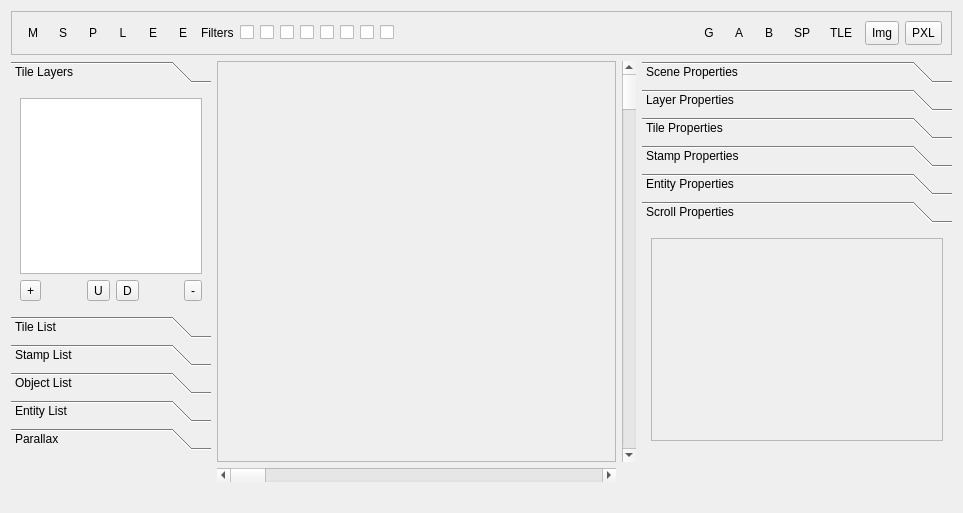
<?xml version="1.0" encoding="UTF-8"?>
<ui version="4.0">
 <class>SceneEditorv5</class>
 <widget class="QWidget" name="SceneEditorv5">
  <property name="geometry">
   <rect>
    <x>0</x>
    <y>0</y>
    <width>963</width>
    <height>513</height>
   </rect>
  </property>
  <property name="windowTitle">
   <string>Form</string>
  </property>
  <layout class="QGridLayout" name="gridLayout">
   <item row="1" column="1" rowspan="3" colspan="2">
    <widget class="QFrame" name="viewerFrame">
     <property name="frameShape">
      <enum>QFrame::StyledPanel</enum>
     </property>
     <property name="frameShadow">
      <enum>QFrame::Raised</enum>
     </property>
     <layout class="QVBoxLayout" name="verticalLayout"/>
    </widget>
   </item>
   <item row="5" column="0" colspan="5">
    <widget class="QLabel" name="statusLabel">
     <property name="text">
      <string/>
     </property>
    </widget>
   </item>
   <item row="1" column="4">
    <widget class="QToolBox" name="propertiesBox">
     <property name="maximumSize">
      <size>
       <width>310</width>
       <height>16777215</height>
      </size>
     </property>
     <property name="currentIndex">
      <number>5</number>
     </property>
     <widget class="QWidget" name="scenePropPage">
      <property name="geometry">
       <rect>
        <x>0</x>
        <y>0</y>
        <width>310</width>
        <height>244</height>
       </rect>
      </property>
      <attribute name="label">
       <string>Scene Properties</string>
      </attribute>
      <layout class="QGridLayout" name="gridLayout_8">
       <item row="0" column="0">
        <widget class="QFrame" name="scenePropFrame">
         <property name="frameShape">
          <enum>QFrame::StyledPanel</enum>
         </property>
         <property name="frameShadow">
          <enum>QFrame::Raised</enum>
         </property>
         <layout class="QGridLayout" name="gridLayout_13"/>
        </widget>
       </item>
      </layout>
     </widget>
     <widget class="QWidget" name="layerPropPage">
      <property name="geometry">
       <rect>
        <x>0</x>
        <y>0</y>
        <width>310</width>
        <height>244</height>
       </rect>
      </property>
      <attribute name="label">
       <string>Layer Properties</string>
      </attribute>
      <layout class="QGridLayout" name="gridLayout_9">
       <item row="0" column="0">
        <widget class="QFrame" name="layerPropFrame">
         <property name="frameShape">
          <enum>QFrame::StyledPanel</enum>
         </property>
         <property name="frameShadow">
          <enum>QFrame::Raised</enum>
         </property>
         <layout class="QGridLayout" name="gridLayout_12"/>
        </widget>
       </item>
      </layout>
     </widget>
     <widget class="QWidget" name="tilePropPage">
      <property name="geometry">
       <rect>
        <x>0</x>
        <y>0</y>
        <width>310</width>
        <height>244</height>
       </rect>
      </property>
      <attribute name="label">
       <string>Tile Properties</string>
      </attribute>
      <layout class="QGridLayout" name="gridLayout_5">
       <item row="0" column="0">
        <widget class="QFrame" name="tilePropFrame">
         <property name="frameShape">
          <enum>QFrame::StyledPanel</enum>
         </property>
         <property name="frameShadow">
          <enum>QFrame::Raised</enum>
         </property>
         <layout class="QGridLayout" name="gridLayout_7"/>
        </widget>
       </item>
      </layout>
     </widget>
     <widget class="QWidget" name="stampPropPage">
      <property name="geometry">
       <rect>
        <x>0</x>
        <y>0</y>
        <width>310</width>
        <height>244</height>
       </rect>
      </property>
      <attribute name="label">
       <string>Stamp Properties</string>
      </attribute>
      <layout class="QGridLayout" name="gridLayout_20">
       <item row="0" column="0">
        <widget class="QFrame" name="stampPropFrame">
         <property name="frameShape">
          <enum>QFrame::StyledPanel</enum>
         </property>
         <property name="frameShadow">
          <enum>QFrame::Raised</enum>
         </property>
         <layout class="QGridLayout" name="gridLayout_19"/>
        </widget>
       </item>
      </layout>
     </widget>
     <widget class="QWidget" name="objPropPage">
      <property name="geometry">
       <rect>
        <x>0</x>
        <y>0</y>
        <width>310</width>
        <height>244</height>
       </rect>
      </property>
      <attribute name="label">
       <string>Entity Properties</string>
      </attribute>
      <layout class="QGridLayout" name="gridLayout_10">
       <item row="0" column="0">
        <widget class="QFrame" name="objPropFrame">
         <property name="frameShape">
          <enum>QFrame::StyledPanel</enum>
         </property>
         <property name="frameShadow">
          <enum>QFrame::Raised</enum>
         </property>
         <layout class="QGridLayout" name="gridLayout_11"/>
        </widget>
       </item>
      </layout>
     </widget>
     <widget class="QWidget" name="scrollPropPage">
      <property name="geometry">
       <rect>
        <x>0</x>
        <y>0</y>
        <width>310</width>
        <height>244</height>
       </rect>
      </property>
      <attribute name="label">
       <string>Scroll Properties</string>
      </attribute>
      <layout class="QGridLayout" name="gridLayout_16">
       <item row="0" column="0">
        <widget class="QFrame" name="scrPropFrame">
         <property name="frameShape">
          <enum>QFrame::StyledPanel</enum>
         </property>
         <property name="frameShadow">
          <enum>QFrame::Raised</enum>
         </property>
         <layout class="QGridLayout" name="gridLayout_17"/>
        </widget>
       </item>
      </layout>
     </widget>
    </widget>
   </item>
   <item row="1" column="3" rowspan="3">
    <widget class="QScrollBar" name="verticalScrollBar">
     <property name="orientation">
      <enum>Qt::Vertical</enum>
     </property>
    </widget>
   </item>
   <item row="4" column="1" colspan="2">
    <widget class="QScrollBar" name="horizontalScrollBar">
     <property name="orientation">
      <enum>Qt::Horizontal</enum>
     </property>
    </widget>
   </item>
   <item row="0" column="0" colspan="5">
    <widget class="QFrame" name="frame">
     <property name="minimumSize">
      <size>
       <width>0</width>
       <height>44</height>
      </size>
     </property>
     <property name="frameShape">
      <enum>QFrame::StyledPanel</enum>
     </property>
     <property name="frameShadow">
      <enum>QFrame::Raised</enum>
     </property>
     <layout class="QGridLayout" name="gridLayout_2">
      <item row="0" column="17">
       <widget class="QToolButton" name="useGizmos">
        <property name="minimumSize">
         <size>
          <width>24</width>
          <height>24</height>
         </size>
        </property>
        <property name="toolTip">
         <string>Show Gizmos</string>
        </property>
        <property name="text">
         <string>G</string>
        </property>
        <property name="icon">
         <iconset>
          <normaloff>:/icons/ic_preview_48px.svg</normaloff>:/icons/ic_preview_48px.svg</iconset>
        </property>
        <property name="checkable">
         <bool>true</bool>
        </property>
        <property name="autoRaise">
         <bool>true</bool>
        </property>
       </widget>
      </item>
      <item row="0" column="19">
       <widget class="QToolButton" name="showCollisionB">
        <property name="minimumSize">
         <size>
          <width>24</width>
          <height>24</height>
         </size>
        </property>
        <property name="toolTip">
         <string>Show Collision Plane B</string>
        </property>
        <property name="text">
         <string>B</string>
        </property>
        <property name="checkable">
         <bool>true</bool>
        </property>
        <property name="autoRaise">
         <bool>true</bool>
        </property>
       </widget>
      </item>
      <item row="0" column="8">
       <widget class="QCheckBox" name="filterBox2">
        <property name="toolTip">
         <string>Toggles scene filter 2</string>
        </property>
        <property name="text">
         <string/>
        </property>
       </widget>
      </item>
      <item row="0" column="2">
       <widget class="QToolButton" name="pencilTool">
        <property name="minimumSize">
         <size>
          <width>24</width>
          <height>24</height>
         </size>
        </property>
        <property name="toolTip">
         <string>Pencil Tool</string>
        </property>
        <property name="text">
         <string>P</string>
        </property>
        <property name="icon">
         <iconset>
          <normaloff>:/icons/ic_mode_edit_48px.svg</normaloff>:/icons/ic_mode_edit_48px.svg</iconset>
        </property>
        <property name="autoRaise">
         <bool>true</bool>
        </property>
       </widget>
      </item>
      <item row="0" column="3">
       <widget class="QToolButton" name="stampTool">
        <property name="minimumSize">
         <size>
          <width>24</width>
          <height>24</height>
         </size>
        </property>
        <property name="toolTip">
         <string>Stamp Tool</string>
        </property>
        <property name="text">
         <string>L</string>
        </property>
        <property name="icon">
         <iconset>
          <normaloff>:/icons/ic_approval_48px.svg</normaloff>:/icons/ic_approval_48px.svg</iconset>
        </property>
        <property name="autoRaise">
         <bool>true</bool>
        </property>
       </widget>
      </item>
      <item row="0" column="0">
       <widget class="QToolButton" name="panTool">
        <property name="minimumSize">
         <size>
          <width>24</width>
          <height>24</height>
         </size>
        </property>
        <property name="toolTip">
         <string>Pan Tool</string>
        </property>
        <property name="text">
         <string>M</string>
        </property>
        <property name="icon">
         <iconset>
          <normaloff>:/icons/ic_pan_tool_48px.svg</normaloff>:/icons/ic_pan_tool_48px.svg</iconset>
        </property>
        <property name="autoRaise">
         <bool>true</bool>
        </property>
       </widget>
      </item>
      <item row="0" column="20">
       <widget class="QToolButton" name="showParallax">
        <property name="minimumSize">
         <size>
          <width>24</width>
          <height>24</height>
         </size>
        </property>
        <property name="toolTip">
         <string>Show Parallax Lines</string>
        </property>
        <property name="text">
         <string>SP</string>
        </property>
        <property name="icon">
         <iconset>
          <normaloff>:/icons/ic_horizontal_split_48px.svg</normaloff>:/icons/ic_horizontal_split_48px.svg</iconset>
        </property>
        <property name="checkable">
         <bool>true</bool>
        </property>
        <property name="autoRaise">
         <bool>true</bool>
        </property>
       </widget>
      </item>
      <item row="0" column="21">
       <widget class="QToolButton" name="showTileGrid">
        <property name="minimumSize">
         <size>
          <width>24</width>
          <height>24</height>
         </size>
        </property>
        <property name="toolTip">
         <string>Show Grid</string>
        </property>
        <property name="text">
         <string>TLE</string>
        </property>
        <property name="icon">
         <iconset>
          <normaloff>:/icons/ic_grid_48px.svg</normaloff>:/icons/ic_grid_48px.svg</iconset>
        </property>
        <property name="checkable">
         <bool>true</bool>
        </property>
        <property name="autoRaise">
         <bool>true</bool>
        </property>
       </widget>
      </item>
      <item row="0" column="23">
       <widget class="QToolButton" name="exportSceneImg">
        <property name="minimumSize">
         <size>
          <width>24</width>
          <height>24</height>
         </size>
        </property>
        <property name="toolTip">
         <string>Export Scene as Image</string>
        </property>
        <property name="text">
         <string>Img</string>
        </property>
        <property name="icon">
         <iconset>
          <normaloff>:/icons/ic_image_48px.svg</normaloff>:/icons/ic_image_48px.svg</iconset>
        </property>
       </widget>
      </item>
      <item row="0" column="11">
       <widget class="QCheckBox" name="filterBox5">
        <property name="toolTip">
         <string>Toggles scene filter 5</string>
        </property>
        <property name="text">
         <string/>
        </property>
       </widget>
      </item>
      <item row="0" column="5">
       <widget class="QToolButton" name="entityTool">
        <property name="minimumSize">
         <size>
          <width>24</width>
          <height>24</height>
         </size>
        </property>
        <property name="toolTip">
         <string>Entity Tool</string>
        </property>
        <property name="text">
         <string>E</string>
        </property>
        <property name="icon">
         <iconset>
          <normaloff>:/icons/ic_view_in_ar_48px.svg</normaloff>:/icons/ic_view_in_ar_48px.svg</iconset>
        </property>
        <property name="autoRaise">
         <bool>true</bool>
        </property>
       </widget>
      </item>
      <item row="0" column="10">
       <widget class="QCheckBox" name="filterBox4">
        <property name="toolTip">
         <string>Toggles scene filter 4</string>
        </property>
        <property name="text">
         <string/>
        </property>
       </widget>
      </item>
      <item row="0" column="13">
       <widget class="QCheckBox" name="filterBox7">
        <property name="toolTip">
         <string>Toggles scene filter 7</string>
        </property>
        <property name="text">
         <string/>
        </property>
       </widget>
      </item>
      <item row="0" column="7">
       <widget class="QCheckBox" name="filterBox1">
        <property name="toolTip">
         <string>Toggles scene filter 1</string>
        </property>
        <property name="text">
         <string/>
        </property>
       </widget>
      </item>
      <item row="0" column="4">
       <widget class="QToolButton" name="eraserTool">
        <property name="minimumSize">
         <size>
          <width>24</width>
          <height>24</height>
         </size>
        </property>
        <property name="toolTip">
         <string>Eraser Tool</string>
        </property>
        <property name="text">
         <string>E</string>
        </property>
        <property name="icon">
         <iconset>
          <normaloff>:/icons/ic_eraser_48px.svg</normaloff>:/icons/ic_eraser_48px.svg</iconset>
        </property>
        <property name="autoRaise">
         <bool>true</bool>
        </property>
       </widget>
      </item>
      <item row="0" column="18">
       <widget class="QToolButton" name="showCollisionA">
        <property name="minimumSize">
         <size>
          <width>24</width>
          <height>24</height>
         </size>
        </property>
        <property name="toolTip">
         <string>Show Collision Plane A</string>
        </property>
        <property name="text">
         <string>A</string>
        </property>
        <property name="checkable">
         <bool>true</bool>
        </property>
        <property name="autoRaise">
         <bool>true</bool>
        </property>
       </widget>
      </item>
      <item row="0" column="1">
       <widget class="QToolButton" name="selectTool">
        <property name="minimumSize">
         <size>
          <width>24</width>
          <height>24</height>
         </size>
        </property>
        <property name="toolTip">
         <string>Select Tool</string>
        </property>
        <property name="text">
         <string>S</string>
        </property>
        <property name="icon">
         <iconset>
          <normaloff>:/icons/ic_highlight_alt_48px.svg</normaloff>:/icons/ic_highlight_alt_48px.svg</iconset>
        </property>
        <property name="autoRaise">
         <bool>true</bool>
        </property>
       </widget>
      </item>
      <item row="0" column="6">
       <widget class="QLabel" name="label">
        <property name="text">
         <string>Filters</string>
        </property>
       </widget>
      </item>
      <item row="0" column="24">
       <widget class="QToolButton" name="expScene">
        <property name="minimumSize">
         <size>
          <width>24</width>
          <height>24</height>
         </size>
        </property>
        <property name="toolTip">
         <string>Export Scene as XML</string>
        </property>
        <property name="text">
         <string>PXL</string>
        </property>
        <property name="icon">
         <iconset>
          <normaloff>:/icons/ic_export_48px.svg</normaloff>:/icons/ic_export_48px.svg</iconset>
        </property>
        <property name="checkable">
         <bool>true</bool>
        </property>
        <property name="autoRaise">
         <bool>false</bool>
        </property>
       </widget>
      </item>
      <item row="0" column="9">
       <widget class="QCheckBox" name="filterBox3">
        <property name="toolTip">
         <string>Toggles scene filter 3</string>
        </property>
        <property name="text">
         <string/>
        </property>
       </widget>
      </item>
      <item row="0" column="12">
       <widget class="QCheckBox" name="filterBox6">
        <property name="toolTip">
         <string>Toggles scene filter 6</string>
        </property>
        <property name="text">
         <string/>
        </property>
       </widget>
      </item>
      <item row="0" column="16">
       <spacer name="horizontalSpacer">
        <property name="orientation">
         <enum>Qt::Horizontal</enum>
        </property>
        <property name="sizeHint" stdset="0">
         <size>
          <width>40</width>
          <height>20</height>
         </size>
        </property>
       </spacer>
      </item>
      <item row="0" column="14">
       <widget class="QCheckBox" name="filterBox8">
        <property name="toolTip">
         <string>Toggles scene filter 8</string>
        </property>
        <property name="text">
         <string/>
        </property>
       </widget>
      </item>
     </layout>
    </widget>
   </item>
   <item row="1" column="0">
    <widget class="QToolBox" name="toolBox">
     <property name="maximumSize">
      <size>
       <width>200</width>
       <height>16777215</height>
      </size>
     </property>
     <property name="currentIndex">
      <number>0</number>
     </property>
     <widget class="QWidget" name="layerPage">
      <property name="geometry">
       <rect>
        <x>0</x>
        <y>0</y>
        <width>200</width>
        <height>244</height>
       </rect>
      </property>
      <attribute name="label">
       <string>Tile Layers</string>
      </attribute>
      <layout class="QGridLayout" name="gridLayout_3">
       <item row="1" column="4">
        <spacer name="horizontalSpacer_6">
         <property name="orientation">
          <enum>Qt::Horizontal</enum>
         </property>
         <property name="sizeHint" stdset="0">
          <size>
           <width>40</width>
           <height>20</height>
          </size>
         </property>
        </spacer>
       </item>
       <item row="1" column="0">
        <widget class="QToolButton" name="addLayer">
         <property name="toolTip">
          <string>Adds a tile layer</string>
         </property>
         <property name="text">
          <string>+</string>
         </property>
         <property name="icon">
          <iconset>
           <normaloff>:/icons/ic_add_circle_48px.svg</normaloff>:/icons/ic_add_circle_48px.svg</iconset>
         </property>
        </widget>
       </item>
       <item row="0" column="0" colspan="6">
        <widget class="QListWidget" name="layerList"/>
       </item>
       <item row="1" column="3">
        <widget class="QToolButton" name="downLayer">
         <property name="toolTip">
          <string>Moves a tile layer down</string>
         </property>
         <property name="text">
          <string>D</string>
         </property>
         <property name="icon">
          <iconset>
           <normaloff>:/icons/ic_arrow_downward_48px.svg</normaloff>:/icons/ic_arrow_downward_48px.svg</iconset>
         </property>
        </widget>
       </item>
       <item row="1" column="5">
        <widget class="QToolButton" name="rmLayer">
         <property name="toolTip">
          <string>Removes a tile layer</string>
         </property>
         <property name="text">
          <string>-</string>
         </property>
         <property name="icon">
          <iconset>
           <normaloff>:/icons/ic_cancel_48px.svg</normaloff>:/icons/ic_cancel_48px.svg</iconset>
         </property>
        </widget>
       </item>
       <item row="1" column="2">
        <widget class="QToolButton" name="upLayer">
         <property name="toolTip">
          <string>Moves a tile layer up</string>
         </property>
         <property name="text">
          <string>U</string>
         </property>
         <property name="icon">
          <iconset>
           <normaloff>:/icons/ic_arrow_upward_48px.svg</normaloff>:/icons/ic_arrow_upward_48px.svg</iconset>
         </property>
        </widget>
       </item>
       <item row="1" column="1">
        <spacer name="horizontalSpacer_7">
         <property name="orientation">
          <enum>Qt::Horizontal</enum>
         </property>
         <property name="sizeHint" stdset="0">
          <size>
           <width>40</width>
           <height>20</height>
          </size>
         </property>
        </spacer>
       </item>
      </layout>
     </widget>
     <widget class="QWidget" name="tilesPage">
      <property name="geometry">
       <rect>
        <x>0</x>
        <y>0</y>
        <width>200</width>
        <height>244</height>
       </rect>
      </property>
      <attribute name="label">
       <string>Tile List</string>
      </attribute>
      <layout class="QGridLayout" name="gridLayout_14">
       <item row="3" column="0">
        <widget class="QCheckBox" name="tileSolidTopA">
         <property name="toolTip">
          <string>Enables top-only solidity on collision plane A</string>
         </property>
         <property name="text">
          <string>Solid A (Top)</string>
         </property>
        </widget>
       </item>
       <item row="4" column="0">
        <widget class="QCheckBox" name="tileSolidTopB">
         <property name="toolTip">
          <string>Enables top-only solidity on collision plane B</string>
         </property>
         <property name="text">
          <string>Solid B (Top)</string>
         </property>
        </widget>
       </item>
       <item row="4" column="1">
        <widget class="QCheckBox" name="tileSolidLRBB">
         <property name="toolTip">
          <string>Enables all-except-top-solidity on collision plane B</string>
         </property>
         <property name="text">
          <string>Solid B (LRB)</string>
         </property>
        </widget>
       </item>
       <item row="1" column="0">
        <widget class="QLabel" name="label_3">
         <property name="text">
          <string>Defaults:</string>
         </property>
        </widget>
       </item>
       <item row="2" column="1">
        <widget class="QCheckBox" name="tileFlipY">
         <property name="toolTip">
          <string>Flips the tile on the Y axis</string>
         </property>
         <property name="text">
          <string>Flip Y</string>
         </property>
        </widget>
       </item>
       <item row="3" column="1">
        <widget class="QCheckBox" name="tileSolidLRBA">
         <property name="toolTip">
          <string>Enables all-except-top-solidity on collision plane A</string>
         </property>
         <property name="text">
          <string>Solid A (LRB)</string>
         </property>
        </widget>
       </item>
       <item row="0" column="0" colspan="2">
        <widget class="QFrame" name="tileListFrame">
         <property name="sizePolicy">
          <sizepolicy hsizetype="Expanding" vsizetype="Expanding">
           <horstretch>0</horstretch>
           <verstretch>0</verstretch>
          </sizepolicy>
         </property>
         <property name="frameShape">
          <enum>QFrame::StyledPanel</enum>
         </property>
         <property name="frameShadow">
          <enum>QFrame::Raised</enum>
         </property>
         <layout class="QGridLayout" name="gridLayout_21"/>
        </widget>
       </item>
       <item row="2" column="0">
        <widget class="QCheckBox" name="tileFlipX">
         <property name="toolTip">
          <string>Flips the tile on the X axis</string>
         </property>
         <property name="text">
          <string>Flip X</string>
         </property>
        </widget>
       </item>
      </layout>
     </widget>
     <widget class="QWidget" name="stampPage">
      <property name="geometry">
       <rect>
        <x>0</x>
        <y>0</y>
        <width>200</width>
        <height>244</height>
       </rect>
      </property>
      <attribute name="label">
       <string>Stamp List</string>
      </attribute>
      <layout class="QGridLayout" name="gridLayout_18">
       <item row="0" column="0" colspan="3">
        <widget class="QListWidget" name="stampList"/>
       </item>
       <item row="1" column="0">
        <widget class="QToolButton" name="addStp">
         <property name="toolTip">
          <string>Adds a stamp</string>
         </property>
         <property name="text">
          <string>+</string>
         </property>
         <property name="icon">
          <iconset>
           <normaloff>:/icons/ic_add_circle_48px.svg</normaloff>:/icons/ic_add_circle_48px.svg</iconset>
         </property>
        </widget>
       </item>
       <item row="1" column="1">
        <spacer name="horizontalSpacer_9">
         <property name="orientation">
          <enum>Qt::Horizontal</enum>
         </property>
         <property name="sizeHint" stdset="0">
          <size>
           <width>112</width>
           <height>20</height>
          </size>
         </property>
        </spacer>
       </item>
       <item row="1" column="2">
        <widget class="QToolButton" name="rmStp">
         <property name="toolTip">
          <string>Removes a stamp</string>
         </property>
         <property name="text">
          <string>-</string>
         </property>
         <property name="icon">
          <iconset>
           <normaloff>:/icons/ic_cancel_48px.svg</normaloff>:/icons/ic_cancel_48px.svg</iconset>
         </property>
        </widget>
       </item>
      </layout>
     </widget>
     <widget class="QWidget" name="objectPage">
      <property name="geometry">
       <rect>
        <x>0</x>
        <y>0</y>
        <width>200</width>
        <height>244</height>
       </rect>
      </property>
      <attribute name="label">
       <string>Object List</string>
      </attribute>
      <layout class="QGridLayout" name="gridLayout_6">
       <item row="2" column="2">
        <widget class="QToolButton" name="rmObj">
         <property name="toolTip">
          <string>Removes an object type</string>
         </property>
         <property name="text">
          <string>-</string>
         </property>
         <property name="icon">
          <iconset>
           <normaloff>:/icons/ic_cancel_48px.svg</normaloff>:/icons/ic_cancel_48px.svg</iconset>
         </property>
        </widget>
       </item>
       <item row="2" column="0">
        <widget class="QToolButton" name="addObj">
         <property name="toolTip">
          <string>Adds an object type</string>
         </property>
         <property name="text">
          <string>+</string>
         </property>
         <property name="icon">
          <iconset>
           <normaloff>:/icons/ic_add_circle_48px.svg</normaloff>:/icons/ic_add_circle_48px.svg</iconset>
         </property>
        </widget>
       </item>
       <item row="0" column="0" colspan="3">
        <widget class="QListWidget" name="objectList"/>
       </item>
       <item row="2" column="1">
        <spacer name="horizontalSpacer_3">
         <property name="orientation">
          <enum>Qt::Horizontal</enum>
         </property>
         <property name="sizeHint" stdset="0">
          <size>
           <width>40</width>
           <height>20</height>
          </size>
         </property>
        </spacer>
       </item>
       <item row="1" column="0" colspan="3">
        <widget class="QLineEdit" name="objectFilter">
         <property name="placeholderText">
          <string>Find objects...</string>
         </property>
        </widget>
       </item>
      </layout>
     </widget>
     <widget class="QWidget" name="entityPage">
      <property name="geometry">
       <rect>
        <x>0</x>
        <y>0</y>
        <width>200</width>
        <height>244</height>
       </rect>
      </property>
      <attribute name="label">
       <string>Entity List</string>
      </attribute>
      <layout class="QGridLayout" name="gridLayout_4">
       <item row="3" column="3">
        <widget class="QToolButton" name="downEnt">
         <property name="toolTip">
          <string>Moves an entity down</string>
         </property>
         <property name="text">
          <string>D</string>
         </property>
         <property name="icon">
          <iconset>
           <normaloff>:/icons/ic_arrow_downward_48px.svg</normaloff>:/icons/ic_arrow_downward_48px.svg</iconset>
         </property>
        </widget>
       </item>
       <item row="3" column="2">
        <widget class="QToolButton" name="upEnt">
         <property name="toolTip">
          <string>Moves an entity up</string>
         </property>
         <property name="text">
          <string>U</string>
         </property>
         <property name="icon">
          <iconset>
           <normaloff>:/icons/ic_arrow_upward_48px.svg</normaloff>:/icons/ic_arrow_upward_48px.svg</iconset>
         </property>
        </widget>
       </item>
       <item row="3" column="5">
        <widget class="QToolButton" name="rmEnt">
         <property name="toolTip">
          <string>Removes an entity</string>
         </property>
         <property name="text">
          <string>-</string>
         </property>
         <property name="icon">
          <iconset>
           <normaloff>:/icons/ic_cancel_48px.svg</normaloff>:/icons/ic_cancel_48px.svg</iconset>
         </property>
        </widget>
       </item>
       <item row="3" column="0">
        <widget class="QToolButton" name="addEnt">
         <property name="toolTip">
          <string>Adds an entity</string>
         </property>
         <property name="text">
          <string>+</string>
         </property>
         <property name="icon">
          <iconset>
           <normaloff>:/icons/ic_add_circle_48px.svg</normaloff>:/icons/ic_add_circle_48px.svg</iconset>
         </property>
        </widget>
       </item>
       <item row="3" column="4">
        <spacer name="horizontalSpacer_2">
         <property name="orientation">
          <enum>Qt::Horizontal</enum>
         </property>
         <property name="sizeHint" stdset="0">
          <size>
           <width>40</width>
           <height>20</height>
          </size>
         </property>
        </spacer>
       </item>
       <item row="1" column="0" colspan="6">
        <widget class="QListWidget" name="entityList"/>
       </item>
       <item row="3" column="1">
        <spacer name="horizontalSpacer_8">
         <property name="orientation">
          <enum>Qt::Horizontal</enum>
         </property>
         <property name="sizeHint" stdset="0">
          <size>
           <width>40</width>
           <height>20</height>
          </size>
         </property>
        </spacer>
       </item>
       <item row="2" column="0" colspan="6">
        <widget class="QLineEdit" name="entityFilter">
         <property name="toolTip">
          <string/>
         </property>
         <property name="inputMask">
          <string/>
         </property>
         <property name="placeholderText">
          <string>Find entities...</string>
         </property>
        </widget>
       </item>
      </layout>
     </widget>
     <widget class="QWidget" name="scrollPage">
      <property name="geometry">
       <rect>
        <x>0</x>
        <y>0</y>
        <width>200</width>
        <height>244</height>
       </rect>
      </property>
      <attribute name="label">
       <string>Parallax</string>
      </attribute>
      <layout class="QGridLayout" name="gridLayout_15">
       <item row="1" column="1">
        <spacer name="horizontalSpacer_4">
         <property name="orientation">
          <enum>Qt::Horizontal</enum>
         </property>
         <property name="sizeHint" stdset="0">
          <size>
           <width>40</width>
           <height>20</height>
          </size>
         </property>
        </spacer>
       </item>
       <item row="0" column="0" colspan="6">
        <widget class="QListWidget" name="scrollList"/>
       </item>
       <item row="1" column="3">
        <widget class="QToolButton" name="expScr">
         <property name="toolTip">
          <string>Exports parallax entries</string>
         </property>
         <property name="text">
          <string>E</string>
         </property>
         <property name="icon">
          <iconset>
           <normaloff>:/icons/ic_export_48px.svg</normaloff>:/icons/ic_export_48px.svg</iconset>
         </property>
        </widget>
       </item>
       <item row="1" column="2">
        <widget class="QToolButton" name="impScr">
         <property name="toolTip">
          <string>Imports parallax entries</string>
         </property>
         <property name="text">
          <string>I</string>
         </property>
         <property name="icon">
          <iconset>
           <normaloff>:/icons/ic_import_48px.svg</normaloff>:/icons/ic_import_48px.svg</iconset>
         </property>
        </widget>
       </item>
       <item row="1" column="5">
        <widget class="QToolButton" name="rmScr">
         <property name="toolTip">
          <string>Removes a parallax entry</string>
         </property>
         <property name="text">
          <string>-</string>
         </property>
         <property name="icon">
          <iconset>
           <normaloff>:/icons/ic_cancel_48px.svg</normaloff>:/icons/ic_cancel_48px.svg</iconset>
         </property>
        </widget>
       </item>
       <item row="1" column="0">
        <widget class="QToolButton" name="addScr">
         <property name="toolTip">
          <string>Adds a parallax entry</string>
         </property>
         <property name="text">
          <string>+</string>
         </property>
         <property name="icon">
          <iconset>
           <normaloff>:/icons/ic_add_circle_48px.svg</normaloff>:/icons/ic_add_circle_48px.svg</iconset>
         </property>
        </widget>
       </item>
       <item row="1" column="4">
        <spacer name="horizontalSpacer_5">
         <property name="orientation">
          <enum>Qt::Horizontal</enum>
         </property>
         <property name="sizeHint" stdset="0">
          <size>
           <width>40</width>
           <height>20</height>
          </size>
         </property>
        </spacer>
       </item>
      </layout>
     </widget>
    </widget>
   </item>
  </layout>
 </widget>
 <tabstops>
  <tabstop>panTool</tabstop>
  <tabstop>selectTool</tabstop>
  <tabstop>pencilTool</tabstop>
  <tabstop>stampTool</tabstop>
  <tabstop>eraserTool</tabstop>
  <tabstop>entityTool</tabstop>
  <tabstop>filterBox1</tabstop>
  <tabstop>filterBox2</tabstop>
  <tabstop>filterBox3</tabstop>
  <tabstop>filterBox4</tabstop>
  <tabstop>filterBox5</tabstop>
  <tabstop>filterBox6</tabstop>
  <tabstop>filterBox7</tabstop>
  <tabstop>filterBox8</tabstop>
  <tabstop>useGizmos</tabstop>
  <tabstop>showCollisionA</tabstop>
  <tabstop>showCollisionB</tabstop>
  <tabstop>showParallax</tabstop>
  <tabstop>showTileGrid</tabstop>
  <tabstop>exportSceneImg</tabstop>
  <tabstop>expScene</tabstop>
  <tabstop>layerList</tabstop>
  <tabstop>addLayer</tabstop>
  <tabstop>upLayer</tabstop>
  <tabstop>downLayer</tabstop>
  <tabstop>rmLayer</tabstop>
  <tabstop>tileFlipX</tabstop>
  <tabstop>tileFlipY</tabstop>
  <tabstop>tileSolidTopA</tabstop>
  <tabstop>tileSolidLRBA</tabstop>
  <tabstop>tileSolidTopB</tabstop>
  <tabstop>tileSolidLRBB</tabstop>
  <tabstop>stampList</tabstop>
  <tabstop>addStp</tabstop>
  <tabstop>rmStp</tabstop>
  <tabstop>objectList</tabstop>
  <tabstop>objectFilter</tabstop>
  <tabstop>addObj</tabstop>
  <tabstop>rmObj</tabstop>
  <tabstop>entityList</tabstop>
  <tabstop>entityFilter</tabstop>
  <tabstop>addEnt</tabstop>
  <tabstop>upEnt</tabstop>
  <tabstop>downEnt</tabstop>
  <tabstop>rmEnt</tabstop>
  <tabstop>scrollList</tabstop>
  <tabstop>addScr</tabstop>
  <tabstop>impScr</tabstop>
  <tabstop>expScr</tabstop>
  <tabstop>rmScr</tabstop>
 </tabstops>
 <resources/>
 <connections/>
</ui>
